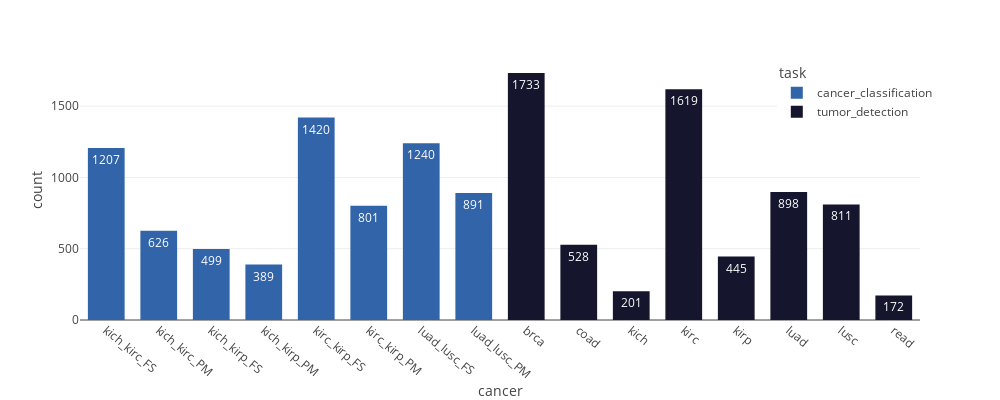

Source (notebook cell):
### Code cell
fig = px.histogram(ref, x = "cancer", color = 'task', 
                   text_auto = True, 
                   color_discrete_sequence = ['rgb(50, 100, 170)', 'rgb(21, 21, 45)'],
                   template = 'none',
                   width = 1000, 
                   height = 400)
fig.update_xaxes(tickangle = 40)
fig.update_layout(legend = dict(yanchor = "top", 
                                xanchor = "right"))
fig.update_layout(barmode = 'relative', bargap = 0.3)
fig.write_image("images/eda_1.eps")
fig.show()

### Figure 1 — Plotly figure (JSON) as saved in the notebook; plotly's stock layout.template omitted (floating-point values rounded to 4 significant figures; data arrays with more than 128 entries replaced by an {"elided": "..."} marker saying what was removed)
{"data": [{"alignmentgroup": "True", "bingroup": "x", "hovertemplate": "task=cancer_classification<br>cancer=%{x}<br>count=%{y}<extra></extra>", "legendgroup": "cancer_classification", "marker": {"color": "rgb(50, 100, 170)", "pattern": {"shape": ""}}, "name": "cancer_classification", "offsetgroup": "cancer_classification", "orientation": "v", "showlegend": true, "texttemplate": "%{value}", "type": "histogram", "x": {"elided": "7073 str values"}, "xaxis": "x", "yaxis": "y"}, {"alignmentgroup": "True", "bingroup": "x", "hovertemplate": "task=tumor_detection<br>cancer=%{x}<br>count=%{y}<extra></extra>", "legendgroup": "tumor_detection", "marker": {"color": "rgb(21, 21, 45)", "pattern": {"shape": ""}}, "name": "tumor_detection", "offsetgroup": "tumor_detection", "orientation": "v", "showlegend": true, "texttemplate": "%{value}", "type": "histogram", "x": {"elided": "6407 str values"}, "xaxis": "x", "yaxis": "y"}], "layout": {"bargap": 0.3, "barmode": "relative", "height": 400, "legend": {"title": {"text": "task"}, "tracegroupgap": 0, "xanchor": "right", "yanchor": "top"}, "margin": {"t": 60}, "width": 1000, "xaxis": {"anchor": "y", "domain": [0, 1], "tickangle": 40, "title": {"text": "cancer"}}, "yaxis": {"anchor": "x", "domain": [0, 1], "title": {"text": "count"}}}}
